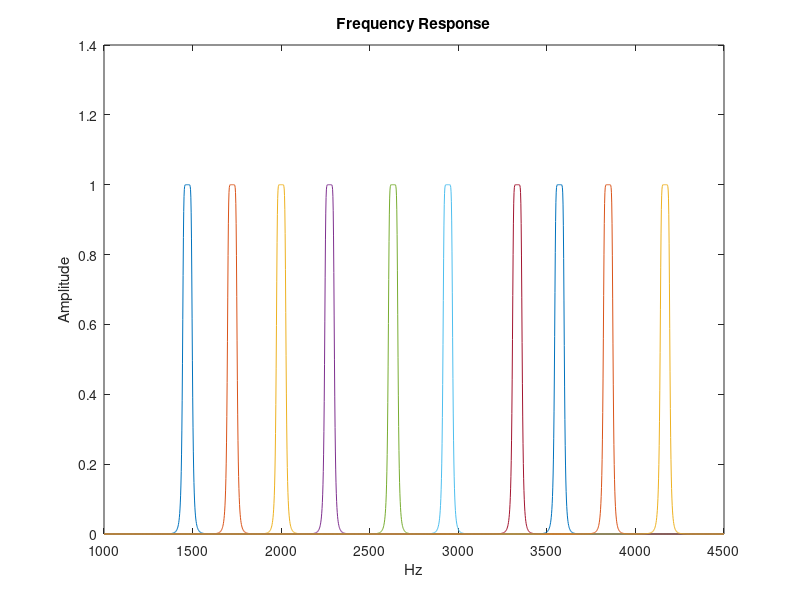
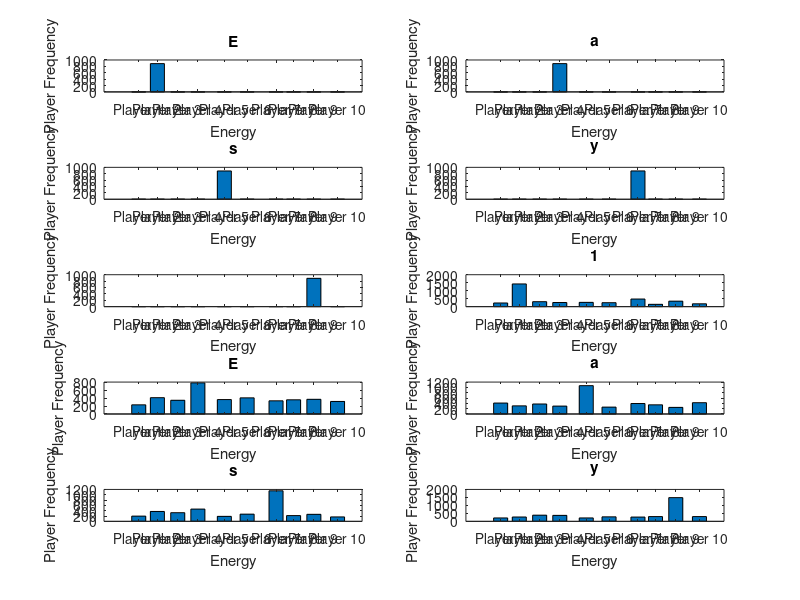
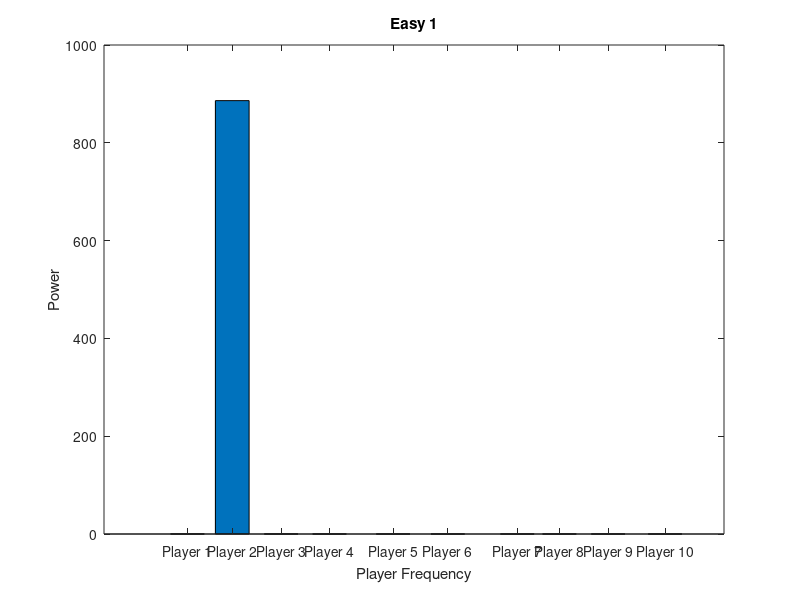
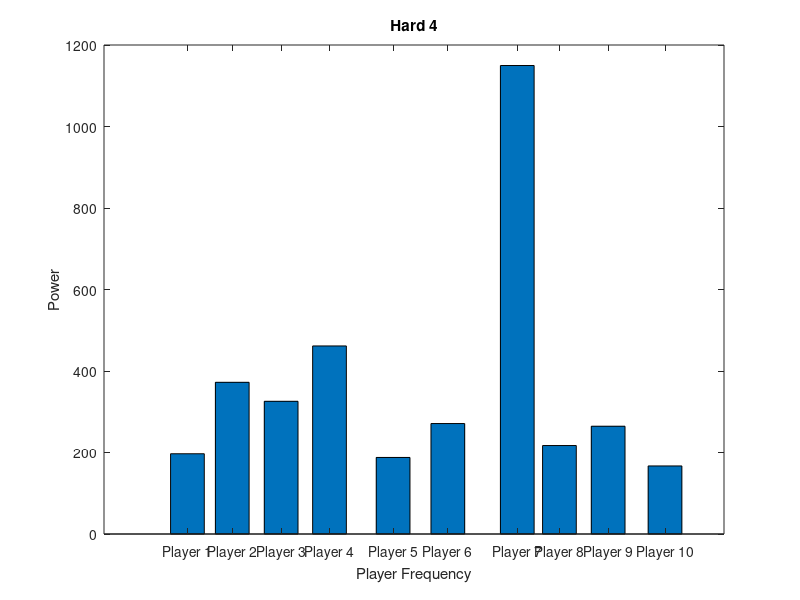

Source code (MATLAB) for these figures, in order:
%%% MATLAB Code for Lab 6 Task 3 Code %%%

%% Task 3.1-2

f_players = [1471, 1724, 2000, 2273, 2632, 2941, 3333, 3571, 3846, 4167];
% Player center frequencies in Hz
f_s = 10000; % sampling frequency (remember we have decimated)
BW = 50; % Full bandwidth of filters in Hz
a = [];
b = [];

figure(1);
for f = f_players
    f_lower = f - BW/2; % Lower corner frequency of BPF
    f_upper = f + BW/2; % Upper corner frequency of BPF
    [b_temp, a_temp] = butter(5, [f_lower*2/f_s, f_upper*2/f_s]);

    f_axis = linspace(1000, 4500, 2000); % create a freq axis from 1 to 4.5 kHz

    a = [a ; a_temp];
    b = [b ; b_temp];

    H = freqz(b_temp, a_temp, f_axis, f_s); % calculates the freq response H
    % at the frequencies in f axis
    plot(f_axis, abs(H)); % magnitude of the frequency response
    title('Frequency Response');
    ylabel('Amplitude');
    xlabel('Hz');
    hold on;
end
hold off;

%% Task 3.4

load lab6_data_sets.mat;

X = [x_easy1 x_easy2 x_easy3 x_easy4 x_easy5 x_hard1 x_hard2 x_hard3 x_hard4 x_hard5];
players = {'Player 1', 'Player 2', 'Player 3', 'Player 4', 'Player 5', ...
    'Player 6', 'Player 7', 'Player 8', 'Player 9', 'Player 10'};
X_titles = ["Easy 1", "Easy 2", "Easy 3", "Easy 4", "Easy 5", ... 
    "Hard 1",  "Hard 2", "Hard 3",  "Hard 4", "Hard 5"];


figure(2)

for j= 1:10
    e = [];
    x_curr = X(:,j);

    subplot(5, 2, j);

    for i = 1:10
        
        Y = filter(b(i,:), a(i,:), x_curr);
        e  = [e sum(abs(Y).^2)];

    end
    
    bar(f_players, e);
    title(X_titles(j));
    xlabel("Energy");
    set(gca,'XTickLabel',players);
    ylabel("Player Frequency");
end

%% single dataset

e = [];

for i = 1:10 
    Y = filter(b(i, :), a(i, :), x_easy1);

    e  = [e sum(abs(Y).^2)];
end

figure(11)
bar(f_players, e);
title('Easy 1');
xlabel('Player Frequency');
set(gca,'XTickLabel',players);
ylabel('Power');

e = [];

for i = 1:10 
    Y = filter(b(i, :), a(i, :), x_hard4);

    e  = [e sum(abs(Y).^2)];
end

figure(24)
bar(f_players, e);

title('Hard 4');
xlabel('Player Frequency');
set(gca,'XTickLabel',players);
ylabel('Power');







